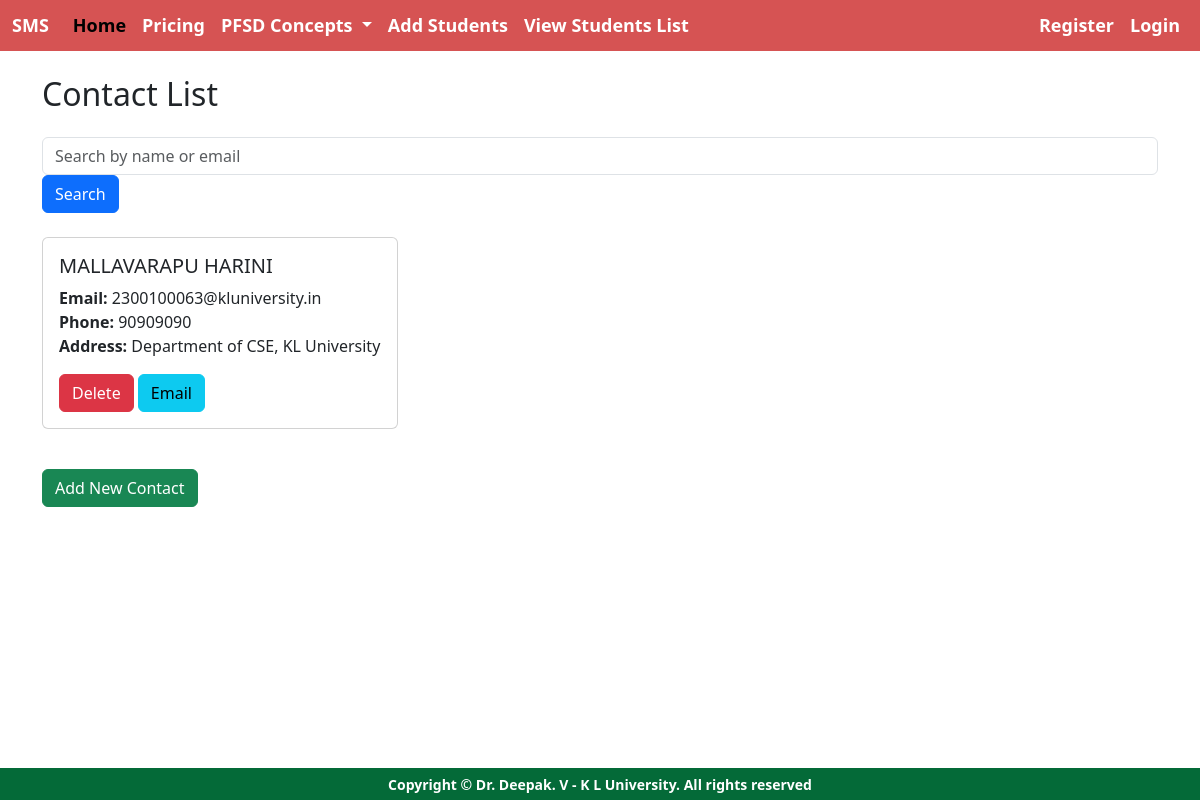
Screenshot of /contact_list with the database file from the repository.
### adminapp/models.py (models this page shows, shortened)
class Contact(models.Model):
    name = models.CharField(max_length=100)
    email = models.EmailField(unique=True)
    phone_number = models.CharField(max_length=15)
    address = models.TextField()

### adminapp/views.py (the view)
# urls.py: path('contact_list', views.contact_list, name='contact_list'),
def contact_list(request):
    query = request.GET.get('q')
    contacts = Contact.objects.all()
    if query:
        contacts = contacts.filter(Q(name__icontains=query) | Q(email__icontains=query))
    return render(request, 'adminapp/contact_list.html', {'contacts': contacts})

### templates/adminapp/contact_list.html (shortened to what this page needs)
{% extends 'Navbar/Projectnavbar.html' %}
{% load static %}
{% block body %}
<div class="container my-4">
    <h2 class="mb-4">Contact List</h2>
    <form method="get" class="form-inline mb-4">
        <input type="text" name="q" class="form-control mr-2" placeholder="Search by name or email">
        <button type="submit" class="btn btn-primary">Search</button>
    </form>
    <div class="row">
        {% for contact in contacts %}
        <div class="col-md-4 mb-3">
            <div class="card">
                <div class="card-body">
                    <h5 class="card-title">{{ contact.name }}</h5>
                    <p class="card-text">
                        <strong>Email:</strong> {{ contact.email }}<br>
                        <strong>Phone:</strong> {{ contact.phone_number }}<br>
                        <strong>Address:</strong> {{ contact.address }}
                    </p>
                    <a href="{% url 'delete_contact' contact.pk %}" class="btn btn-danger">Delete</a>
                    <a href="{% url 'email_contact' contact.pk %}" class="btn btn-info">Email</a>
                </div>
            </div>
        </div>
        {% endfor %}
    </div>
    <a href="{% url 'add_contact' %}" class="btn btn-success mt-4">Add New Contact</a>
</div>
{% endblock %}

### rows the page displays
Contact: name "MALLAVARAPU HARINI", email "2300100063@kluniversity.in", phone_number "90909090", address "Department of CSE, KL University"
